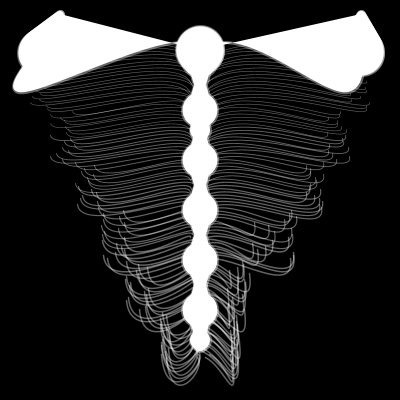
Frame 1 (no input)
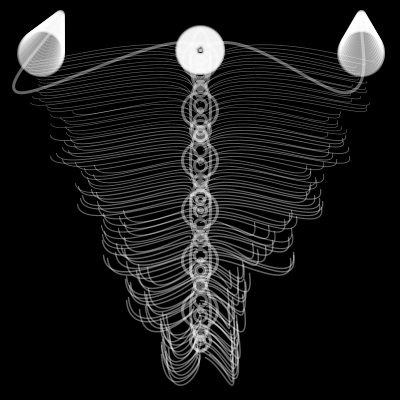
Frame 60 (the mouse pressed at the canvas centre just before this capture)
Frame 120 (the mouse held since frame 60 and released just before this capture): identical to frame 60, image omitted

The Processing sketch that drew these frames (run headless with seeded random() and noise(); from frame 60 on, the mouse is pressed at the canvas centre):

// Processing sketch: processing_87537
// ── processing_87537.pde

float[] tableauXcentreDroit;
float[] tableauXcentreGauche;
float[] tableauXdroit;
float[] tableauXgauche;
int Y;
int nbrePoil = 300; //nbrePoil définit egalement longueur monstre

// Fonction qui n'est appelee qu'au demarrage.
void setup() {
  size(400, 400); // La taille de la fenetre.
  frameRate(30); // Le nombre d'images par seconde.
  smooth();
  tableauXdroit = new float[nbrePoil] ;
  tableauXgauche = new float[nbrePoil] ;
  tableauXcentreDroit = new float[nbrePoil] ;
  tableauXcentreGauche = new float[nbrePoil] ;


  //remplissage tableau curve côté droit + augmentation taille
  for (int i = 0; i<nbrePoil; i++)
  {
    tableauXcentreDroit[i] = random(200, 210);
    tableauXcentreGauche[i] = random(190, 200);
    if (i<50) {
      tableauXdroit[i] = random(350, 375);
      tableauXgauche[i] = random(25, 50);
    } 
    else if (i<100) {
      tableauXdroit[i] = random(325, 350);
      tableauXgauche[i] = random(50, 75);
    }
    else   if (i<150) {
      tableauXdroit[i] = random(300, 325);
      tableauXgauche[i] = random(75, 100);
    }
    else if (i<200) {
      tableauXdroit[i] = random(250, 300);
      tableauXgauche[i] = random(100, 125);
    } 
    else if (i<250) {
      tableauXdroit[i] = random(225, 250);
      tableauXgauche[i] = random(125, 150);
    }
    else   if (i<300) {
      tableauXdroit[i] = random(230, 240);
      tableauXgauche[i] = random(160, 170);
    }
  }
}


// Fonction qui est appelee a chaque nouvelle image.
void draw() {
  background(0); // Remplir l'arriere-plan d'une teinte de noir.
  //deux antennes principale du monstre 
  strokeWeight(3);
  stroke(255, 100);
  beginShape();
  curveVertex(108.0, 291.0);
  curveVertex(200.0, 50.0);
  curveVertex(18.0, 92.0);
  curveVertex(60, 14.0);
  curveVertex(5, 15);
  endShape();
  beginShape();
  curveVertex(108.0, 291.0);
  curveVertex(200.0, 50.0);
  curveVertex(348.0, 92.0);
  curveVertex(361.0, 14.0);
  curveVertex(367.57596, -25.455757);
  endShape();

  //Ellipse
  for (int i = 0; i<40; i++)
  {
    ellipse(60-(i/2), 14+i, 6+i, 6+i);
    ellipse(361, 14+i, 6+i, 6+i);
    ellipse(200, 50, 8+i, 8+i);
  }

  //ellipse sur le corps
  for (int i = 0; i<nbrePoil; i=i+25)
  {
    ellipse(200, 60+i, 4, 4);
  }
  for (int i = 0; i<nbrePoil; i=i+15)
  {
    ellipse(200, 60+i, 12, 12);
  }
  for (int i = 0; i<nbrePoil; i=i+50)
  {
    ellipse(200, 60+i, 20, 60);
    ellipse(200, 60+i, 35, 35);
  }
  for (int i = 0; i<nbrePoil; i=i+70)
  {
    ellipse(200, 60+i, 20, 20);
    ellipse(200, 60+i, 8, 8);
  }

  //Boucle création des curves
  for (int i = 0; i<(nbrePoil); i=i+3)
  {
    //placement des poils sur l'axe des Y
    Y = 60 + i;
    //changement d'epaisseur des poils
    if (i<75)
    {
      strokeWeight(0.6);
    }
    else if (i<125)
    {
      strokeWeight(0.9);
    }
    else if (i<175)
    {
      strokeWeight(1.2);
    }
    else if (i<225)
    {
      strokeWeight(1.5);
    }
    noFill();

    //curve côté droit
    beginShape();
    curveVertex(108.0, 293.0);
    curveVertex(tableauXcentreDroit[i], Y);
    curveVertex(tableauXdroit[i], Y);
    curveVertex(171.0, 17.0);
    endShape();
    //curve côté gauche
    beginShape();
    curveVertex(108.0, 293.0);
    curveVertex(tableauXcentreGauche[i], Y);
    curveVertex(tableauXgauche[i], Y);
    curveVertex(171.0, 17.0);
    endShape();
  }
}
